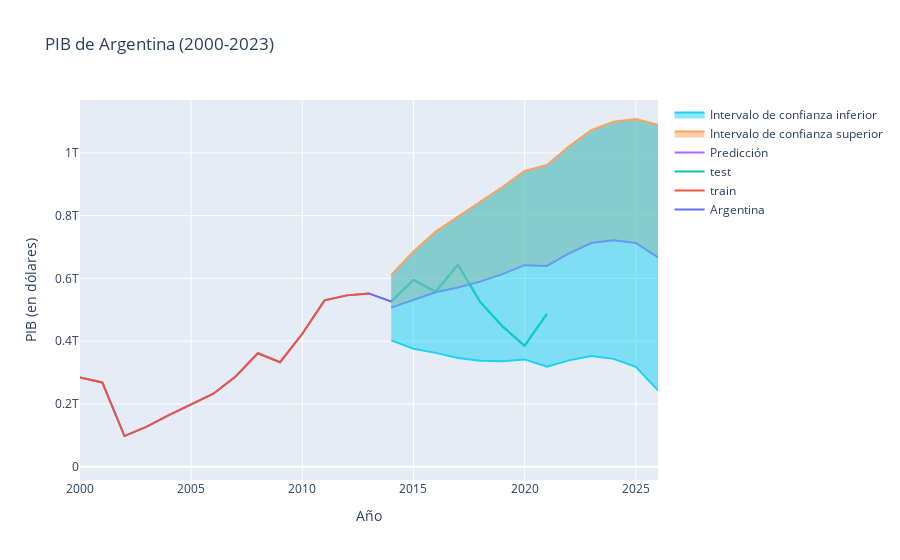

Notebook code cell kept with this figure:
### Markdown cell above
Para observar la grafica sin ejecutar el codigo dirigase al siguiente link

[Pronostico PIB Mexico](https://github.com/juanguzman2/Proyecto1/blob/master/Imagenes/PibMexico.png)

### Code cell
# Crear figura
fig = make_subplots(rows=1, cols=1)
# Añadir gráfico de línea para Argentina
fig.add_trace(go.Scatter(x=df_originalperiod.index, y=df_originalperiod['arg'], mode='lines', name='Argentina'))
fig.add_trace(go.Scatter(x=df_train.index, y=df_train['arg'], mode='lines', name='train'))
fig.add_trace(go.Scatter(x=df_test.index, y=df_test['arg'], mode='lines', name='test'))
# Añadir predicciones
fcastarg = resarg.get_forecast('2026').summary_frame()
fcastarg.index = fcastarg.index.to_timestamp()
fig.add_trace(go.Scatter(x=fcastarg.index, y=fcastarg['mean'], mode='lines', name='Predicción'))
fig.add_trace(go.Scatter(x=fcastarg.index, y=fcastarg['mean_ci_upper'], mode='lines', name='Intervalo de confianza superior', fill='tonexty'))
fig.add_trace(go.Scatter(x=fcastarg.index, y=fcastarg['mean_ci_lower'], mode='lines', name='Intervalo de confianza inferior', fill='tonexty'))
# Ajustal el rango del eje x de la grafica
fig.update_xaxes(range=['2000-01-01', '2026-01-01'])
# Configurar diseño
fig.update_layout(title='PIB de Argentina (2000-2023)', xaxis_title='Año', yaxis_title='PIB (en dólares)', hovermode='x')
# Mostrar figura
fig.show();
